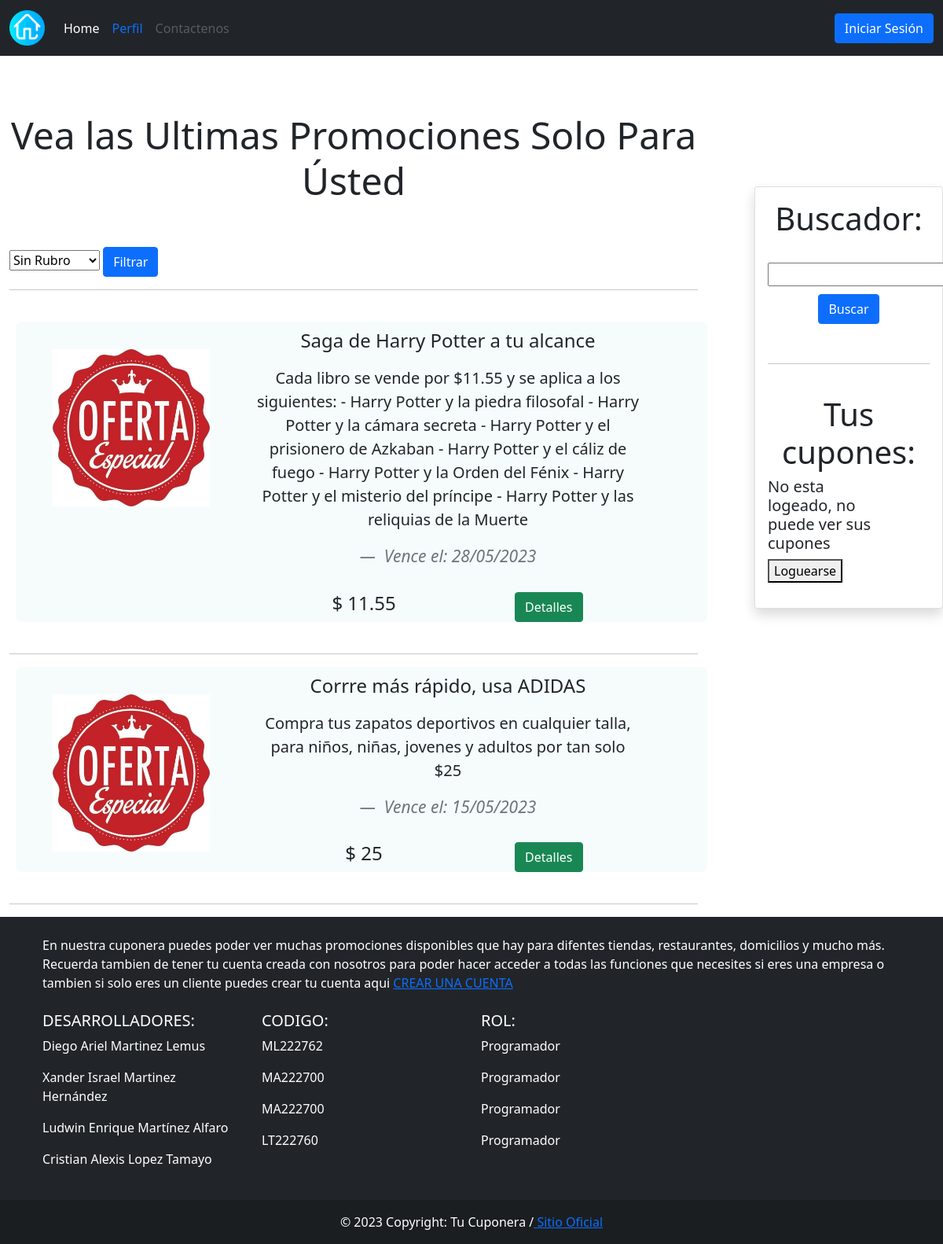
/vista/index.php, run on the app's committed database.
### tables this page shows
CREATE TABLE `promocion` (
  `CodPromocion` int(11) NOT NULL,
  `Titulo` varchar(50) NOT NULL,
  `FotoPromocion` varchar(100) NOT NULL,
  `Descripcion` text NOT NULL,
  `Detalle` text NOT NULL,
  `CantidadCupones` int(11) DEFAULT NULL,
  `FechaInicio` date NOT NULL,
  `FechaVencimiento` date NOT NULL,
  `FechaLimiteCupon` date NOT NULL,
  `PrecioRegular` float NOT NULL,
  `PrecioOferta_Cupon` float NOT NULL,
  `Estado` varchar(30) NOT NULL,
  `CodEmpresa` char(6) NOT NULL
);

### modelo/Promocion/daoPromocion.php (called while the page is built, shortened)
<?php
    class daoPromocion{
        public function listarPromociones($rubro){
            $cn = new Conexion();
            $dbh = $cn->getConexion();
            if ($rubro == 0){
                $sql = "SELECT * FROM promocion WHERE Estado = 'Activa' ORDER BY FechaInicio asc";
                $stmt = $dbh->prepare($sql);
            }else{
                $sql= "SELECT pro.* FROM promocion pro INNER JOIN empresa emp ON pro.CodEmpresa = emp.CodEmpresa
                WHERE emp.CodRubro =:rubro AND pro.Estado = 'Activa' ORDER BY pro.FechaInicio asc";
                $stmt = $dbh->prepare($sql);
                $stmt->bindParam(':rubro',$rubro);
            }
            $stmt->execute();
            $promociones = $stmt->fetchAll(PDO::FETCH_ASSOC);
            return $promociones;
        }
    }
?>

### vista/home.php (the view, shortened to what this page needs)
<?php
include 'asideHome.php';
require '../modelo/Promocion/daoPromocion.php';
$fecha_hoy = date("Y-m-d");
$rubro = isset($_REQUEST['rubro']) ? $_REQUEST['rubro'] : 0;
$daoPromo = new daoPromocion();
$daoPromo->ActivarPromociones($fecha_hoy);
$daoPromo->VencerPromociones($fecha_hoy);
$listPromociones = $daoPromo->listarPromociones($rubro);
?>
<!doctype html>
<html lang="en">
  <head>
    <link href="https://cdn.jsdelivr.net/npm/bootstrap@5.0.2/dist/css/bootstrap.min.css" rel="stylesheet">
    <link href="css/stylesHome.css" rel="stylesheet" type="text/css">
  </head>
  <body  style="background-color: white ;">
        <section class="container-left">
            <article class="container">
                <?php
                if($busqueda != ""){
                    $listPromociones = $daoPromo->buscarPromociones($busqueda);
                    echo "<h1 class='display-2 text-center'>Resultados de la Búsqueda</h1>";
                }else{
                    echo "<h1 class='display-5 text-center'>Vea las Ultimas Promociones Solo Para Ústed</h1> <br><br>";
                }
                ?>
                <div>
                    <form id="FiltrarRubro" method="GET" action="<?=$_SERVER['PHP_SELF']?>">
                        <select name="rubro">
                            <option value="0"> Sin Rubro </option>
                        </select>
                        <input  class=" btn btn-primary"type="submit" value="Filtrar">
                    </form>
                </div>
                <hr class="text-center" style="width: 100%;"><br>
                <?php
                    if(sizeof($listPromociones) == 0){
                        if($busqueda != ""){
                            echo "<br><div>
                                    <h1  class='alert alert-danger' role='alert'> No hay ningun resultado de su busqueda. </h1>
                                </div><br><br><br> ";
                        }else{
                            echo " <br><div class='alert alert-danger' role='alert' style='padding:35px; margin:auto;'>
                                    <h1> No hay ninguna oferta activa de ese rubro. </h1>
                                </div><br><br><br> ";
                        }
                    }else{
                        foreach($listPromociones as $promo){
                ?>
                <div class="row text-center" style="background-color: #F6FCFB ; border-radius:8px; margin-left: 8px;">
                    <div class="col-4" style="border-radius:8px;">
                        <img  style="margin-top:35px;"src="img/<?= $promo['FotoPromocion']?>" width="200px" height="200px">
                    </div>
                    <div class="col-7">
                        <h3 style="padding: 10px;" class="h4"> <?=$promo["Titulo"]?> </h3>
                        <p class="lead align-items: center; y justify-content: center;" style="text-aling:justify;" > <?=$promo["Detalle"]?> </p>
                        <h4><i class="blockquote-footer"> Vence el: <?= date("d/m/Y", strtotime($promo['FechaVencimiento']))   ?> </i></h4><br>
                        <div class="row text-center">
                            <div class="col-7">
                                <h4><b class="h4">$ <?= $promo["PrecioOferta_Cupon"]?> </b> </h4>
                            </div>
                            <div class="col-4" >
                                <a href="promocion.php?promo=<?=$promo['CodPromocion']?>"><button class="btn btn-success"> Detalles </button></a>
                            </div>
                        </div>
                    </div>
                </div>
                <br><hr>
                <?php
                        }
                    }
                ?>
            </article>
        </section>
</body>

### vista/index.php (shortened to what this page needs)
<!DOCTYPE html>
<html lang="en">
<head>
</head>
<body>
    <?php
        require 'menu.php';
        $cod = 4;
        switch($cod){
            default:
                require 'home.php';
                break;
        }
        require 'footer.php';
    ?>
</body>
</html>

### vista/menu.php (shortened to what this page needs)
<?php
    if(isset($_SESSION['CodUsuario'])){
        $log = $_SESSION['Rol'] . " - " .  $_SESSION['Nombre'];
        $link = "perfil.php";
    }else{
        $log = "Perfil";
        $link = "login.php";
    }
?>
<!doctype html>
<html lang="en">
  <head>
    <link href="https://cdn.jsdelivr.net/npm/bootstrap@5.0.2/dist/css/bootstrap.min.css" rel="stylesheet">
  </head>
  <body>
  <nav class="navbar sticky-top navbar navbar-expand-lg navbar navbar-dark bg-dark">
    <div class="container-fluid">
      <a class="navbar-brand" href="../vista/index.php"><img src="img/home.png" alt="Home" width="45"></a>
      <div class="collapse navbar-collapse" id="navbarText">
      <ul class="navbar-nav me-auto mb-2 mb-lg-0">
        <li class="nav-item">
          <a class="nav-link active" aria-current="page" href="../vista/index.php">Home</a>
        </li>
        <li class="nav-item">
          <a href="<?=$link?>" class="nav-link active text-primary"><?=$log?></a>
        </li>
        <li class="nav-item">
        <a class="nav-link disabled" tabindex="-1" href="#" aria-disabled="true">Contactenos</a>
        </li>
      </ul>
      <span class="navbar-text">
      <?php
        if($log == "Perfil"){
          echo '<a href="login.php"><button class="btn btn-primary"> Iniciar Sesión </button></a>';
        }else{
          echo '<a href="logout.php"><button class="btn btn-danger"> Cerrar Sesión </button></a>';
        }
      ?>
      </span>
    </div>
    </div>
  </nav>
  <br><br><br>
  </body>
</html>

### vista/asideHome.php (shortened to what this page needs)
<?php
$busqueda = isset($_REQUEST['busqueda']) ? $_REQUEST['busqueda'] : "";
?>
<!doctype html>
<html lang="en">
  <head>
    <link href="https://cdn.jsdelivr.net/npm/bootstrap@5.0.2/dist/css/bootstrap.min.css" rel="stylesheet">
    <link href="css/stylesHome.css" rel="stylesheet" type="text/css">
  </head>
  <body>
    <div class="fixed-right rounded shadow">
        <div class="card">
            <div class="card-body">
    <article >
        <h4 class="display-6 text-center" > Buscador: </h4>
        <br>
        <form id="BuscadorPromos" method="POST" action="<?=$_SERVER['PHP_SELF']?>">
            <div class="div-hijo">
                <input required type="text" name="busqueda" value="<?=$busqueda ?>">
            </div>
            <div class="div-hijo">
                <input class="btn btn-primary centrar-btn" type="submit" value="Buscar">
            </div>
        </form>
    </article>
    <br><hr style="width:100%;"><br>
    <article>
        <h4 class=" display-6 text-center"> Tus cupones: </h4>
        <div class="aside-Cupon ">
        <?php
        if(!isset($_SESSION['CodRol']) ){
            echo "<h5 class='col-sm-9'> No esta logeado, no puede ver sus cupones </h5>
            <a href='login.php'><button> Loguearse </button></a>";
        }else if($_SESSION['CodRol'] != 2){
            echo "<h5 class='col-sm-11 text-center'> Usted no es un cliente, no puede comprar Cupones </h5>";
        }
        ?>
        </div>
    </article>
            </div>
        </div>
    </div>
  </body>
</html>

### vista/footer.php
<footer class="bg-dark text-center text-lg-start text-white not-fixed-bottom">
  <div class="container p-4" >
    <section class="mb-4">
      <p>
      En nuestra cuponera puedes poder ver muchas promociones disponibles que hay para difentes tiendas, restaurantes, domicilios y mucho más.
      Recuerda tambien de tener tu cuenta creada con nosotros para poder hacer acceder a todas las funciones que necesites si eres una empresa
       o tambien si solo eres un cliente puedes crear tu cuenta aqui <a href="registro.php">CREAR UNA CUENTA</a>
      </p>
    </section>
    <section class="">
      <div class="row">
        <div class="col-lg-3 col-md-6 mb-4 mb-md-0">
          <h5 class="text-uppercase">Desarrolladores:</h5>
          <ul class="list-unstyled mb-0">
          <li>
              <p>Diego Ariel Martinez Lemus</p>
            </li>
            <li>
              <p>Xander Israel Martinez Hernández</p>
            </li>
            <li>
            <p>Ludwin Enrique Martínez Alfaro</p>
            </li>
            <li>
              <p>Cristian Alexis Lopez Tamayo</p>
            </li>
          </ul>
        </div>
        <div class="col-lg-3 col-md-6 mb-4 mb-md-0">
          <h5 class="text-uppercase">Codigo:</h5>
          <ul class="list-unstyled mb-0">
          <li>
            <p>ML222762</p>
            </li>
            <li>
            <p>MA222700</p>
            </li>
            <li>
            <p>MA222700</p>
            </li>
            <li>
            <p>LT222760</p>
            </li>
          </ul>
        </div>
        <div class="col-lg-3 col-md-6 mb-4 mb-md-0">
          <h5 class="text-uppercase">Rol:</h5>
          <ul class="list-unstyled mb-0">
          <li>
            <p>Programador</p>
            </li>
            <li>
            <p>Programador</p>
            </li>
            <li>
            <p>Programador</p>
            </li>
            <li>
            <p>Programador</p>
            </li>
          </ul>
        </div>
      </div>
    </section>
  </div>
  <div class="text-center p-3" style="background-color: rgba(0, 0, 0, 0.2)">
    © 2023 Copyright: Tu Cuponera /<a href="index.php"> Sitio Oficial</a>
  </div>
</footer>

### vista/css/stylesHome.css (style rules this page uses)
.fixed-right { position:fixed; right:0; z-index:0; width: 20%; top:15%; }
.container-left { position: relative; width: 75%; }
.not-fixed-bottom { position:relative; right:0; bottom:0; left:0; z-index:1030; }
.div-hijo { margin: 0 auto 10px auto; width: min-content; }
.aside-Cupon { height: 150px; overflow: scroll; overflow-x: hidden; }

### data on the page
promocion: FotoPromocion (picture), Titulo "Saga de Harry Potter a tu alcance", Detalle "Cada libro se vende por $11.55 y se aplica a los siguientes: - Harry Potter y la piedra filosofal - Harry Potter y la cámara secreta - Harry Potter y el prisionero de Azkaban - Harry Potter y el cáliz de fuego - Harry Potter y la Orden del Fénix - Harry Potter y el misterio del príncipe - Harry Potter y las reliquias de la Muerte", FechaVencimiento "28/05/2023", PrecioOferta_Cupon "11.55"
promocion: FotoPromocion (picture), Titulo "Corrre más rápido, usa ADIDAS", Detalle "Compra tus zapatos deportivos en cualquier talla, para niños, niñas, jovenes y adultos por tan solo $25", FechaVencimiento "15/05/2023", PrecioOferta_Cupon "25"

### other printed values
$log "Perfil"
